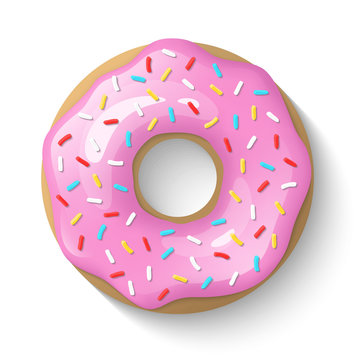
#> input picture donut.jpg, 360 x 360 px
$ python old_filter.py
#> lines starting #> are read from the running program, lines starting #| are printed output that depends on the picture
from PIL import Image
import numpy as np
img = Image.open("donut.jpg")
#> img is the input picture: PIL image 360x360 RGB; mean R, G, B 239.5, 209.4, 222.7
arr = np.array(img)
a = len(arr)
#> a = 360
a1 = len(arr[1])
#> a1 = 360
i = 0
while i < a - 11:
    j = 0
    while j < a1 - 11:
        s = 0
        for n in range(i, i + 10):
            for n1 in range(j, j + 10):
                n1 = arr[n][n1][0]
                n2 = arr[n][n1][1]
                n3 = arr[n][n1][2]
                M = n1 + n2 + n3
                s += M
        s = int(s // 100)
        for n in range(i, i + 10):
            for n1 in range(j, j + 10):
                arr[n][n1][0] = int(s // 50) * 50
                arr[n][n1][1] = int(s // 50) * 50
                arr[n][n1][2] = int(s // 50) * 50
        j = j + 10
    i = i + 10
#> this loop made 35 passes
#> i on passes 1 to 12: 10, 20, 30, 40, 50, 60, 70, 80, 90, 100, 110, 120
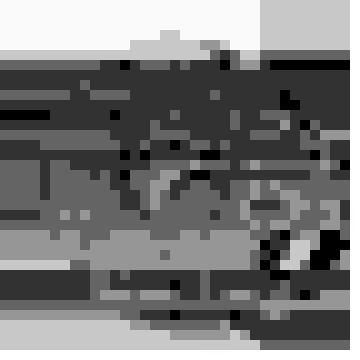
#> arr: shape (360, 360, 3); min 0, max 255, mean 120.1
#> after the loop, i = 350
res = Image.fromarray(arr)
res.save('res.jpg')
